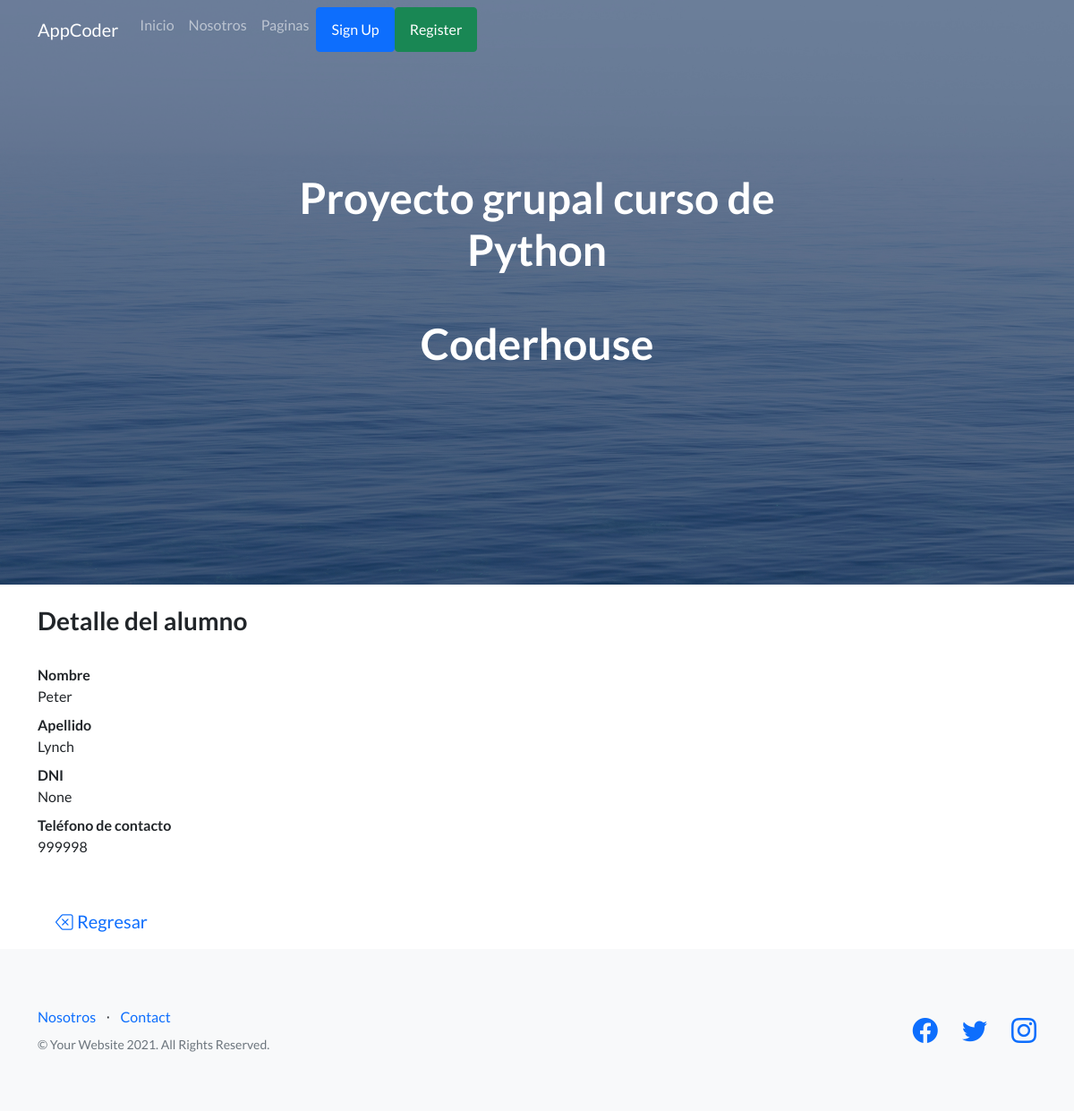
The app's page /AppCoder/detalleAlumno/3/, older data.
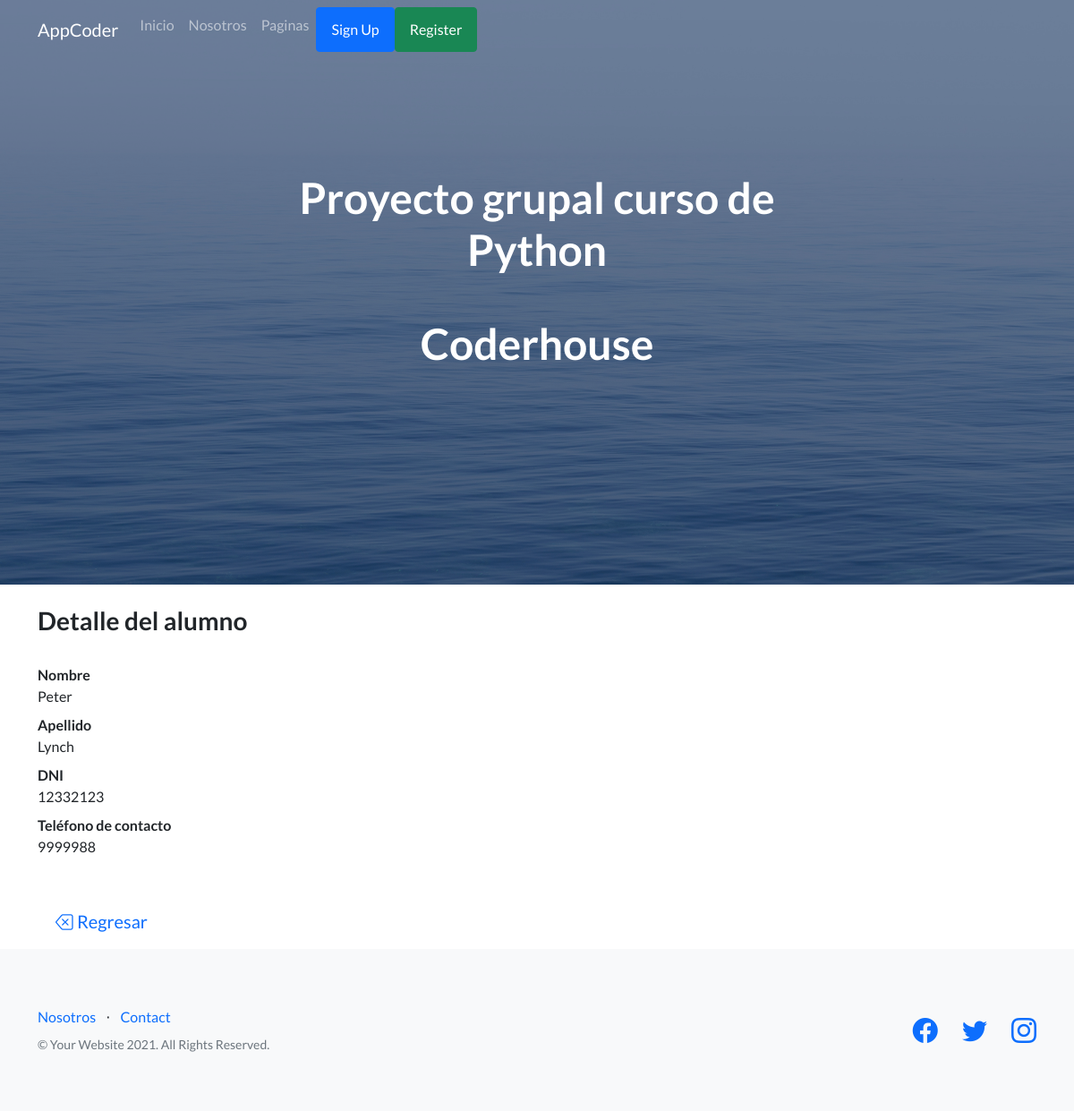
The same page, newer data.
### AppCoder/models.py (models this page shows, shortened)
class Alumno(models.Model):
    provincias = [
        ('Buenos Aires','Buenos Aires'),
        ('Catamarca','Catamarca'),
        ('Chaco', 'Chaco'),
        ('Chubut', 'Chubut'),
        ('Córdoba', 'Córdoba'),
        ('Corrientes','Corrientes') ,
        ('Entre Ríos', 'Entre Ríos'),
        ('Formosa', 'Formosa'),
        ('Jujuy', 'Jujuy'),
        ('La Pampa', 'La Pampa'),
        ('La Rioja', 'La Rioja'),
        ('Mendoza', 'Mendoza'),
        ('Misiones', 'Misiones'),
        ('Neuquén', 'Neuquén'),
        ('Río Negro', 'Río Negro'),
        ('Salta', 'Salta'),
        ('San Juan', 'San Juan'),
        ('Santa Cruz', 'Santa Cruz'),
        ('Santa Fe', 'Santa Fe'),
        ('Santiago del Estero', 'Santiago del Estero'),
        ('Tierra del Fuego', 'Tierra del Fuego'),
        ('Tucumán', 'Tucumán')
        ]
    nombre = models.CharField("nombre", max_length=50)
    apellido = models.CharField("apellido", max_length=50)
    dni = models.IntegerField(null=True)
    telefono_contacto = models.IntegerField('teléfono de Contacto', null=True, blank=True)
    imagen = models.ImageField(upload_to= 'avatares', null=True, blank=True)

### AppCoder/views.py (the view)
# urls.py: path("detalleAlumno/<pk>/", views.AlumnoDetail.as_view(), name="DetailAlumno"),
class AlumnoDetail(DetailView):
    model= Alumno
    template_name= "AppCoder/AlumnoDetail.html"

### AppCoder/Templates/AppCoder/AlumnoDetail.html (shortened to what this page needs)
{% extends 'AppCoder/Padre.html' %}
{% load static %}
{% block contenidoQueCambia %}
<h3>Detalle del alumno</h3>
<br>
<FONT SIZE=3>
  <dl>
    <dt>Nombre</dt>
    <dd>{{object.nombre}}</dd>
    <dt>Apellido</dt>
    <dd>{{object.apellido}}</dd>
    <dt>DNI</dt>
    <dd>{{object.dni}}</dd>
    <dt>Teléfono de contacto</dt>
    <dd>{{object.telefono_contacto}}</dd>
  </dl>
</font>
<br>
    <a style="text-decoration:none" href="{% url 'VistaAlumno' %}" class="bt bi-backspace btn-lg"> Regresar </a>
{% endblock contenidoQueCambia %}

Row changes from the older to the newer data that the page shows:
changed Alumno "Peter": dni "None" → "12332123"; telefono_contacto "999998" → "9999988"
